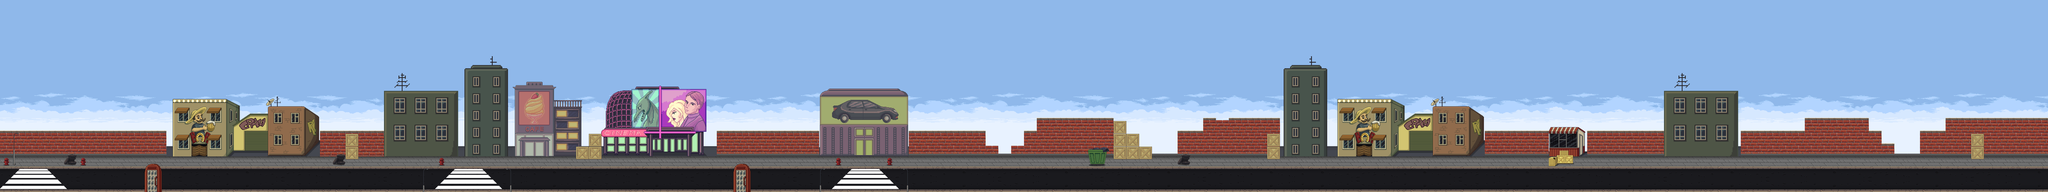

This is a level from a 2D game, rendered from its Tiled map with the project's own tilesets. A one-line summary and the map file follow, with tile-layer data summarised:
An orthogonal 160x15 tile map with 64x64 px tiles, 9 tile layers (FundoMuro, CalcadaRua, Rua, Calcada, ...), 20 tilesets, 2 image layers and 207 objects.

<map version="1.2" tiledversion="1.2.5" orientation="orthogonal" renderorder="left-down" width="160" height="15" tilewidth="64" tileheight="64" infinite="0" nextlayerid="109" nextobjectid="604">
 <tileset firstgid="1" name="cidades" tilewidth="64" tileheight="64" tilecount="8" columns="0">
  <grid orientation="orthogonal" width="1" height="1" />
  <tile id="21">
   <image width="64" height="64" source="Cidade/calcada.png" />
  </tile>
  <tile id="22">
   <image width="64" height="64" source="Cidade/hidrante.png" />
  </tile>
  <tile id="23">
   <image width="64" height="64" source="Cidade/pneus.png" />
  </tile>
  <tile id="24">
   <image width="64" height="64" source="Cidade/19.png" />
  </tile>
  <tile id="25">
   <image width="64" height="64" source="Cidade/muro.png" />
  </tile>
  <tile id="26">
   <image width="64" height="64" source="Cidade/calcada1.png" />
  </tile>
  <tile id="27">
   <image width="64" height="64" source="Cidade/calcada2.png" />
  </tile>
  <tile id="28">
   <image width="64" height="64" source="Cidade/caixote.png" />
  </tile>
 </tileset>
 <tileset firstgid="30" name="cafe" tilewidth="64" tileheight="64" tilecount="20" columns="5">
  <image source="Tilesets/cafe.png" width="320" height="274" />
 </tileset>
 <tileset firstgid="50" name="ruas" tilewidth="64" tileheight="64" tilecount="16" columns="8">
  <image source="Tilesets/ruas.png" width="521" height="128" />
 </tileset>
 <tileset firstgid="66" name="lixeira" tilewidth="64" tileheight="64" tilecount="4" columns="2">
  <image source="Tilesets/lixeira.png" width="128" height="128" />
 </tileset>
 <tileset firstgid="70" name="lixeira2" tilewidth="64" tileheight="64" tilecount="4" columns="2">
  <image source="Tilesets/lixeira2.png" width="128" height="128" />
 </tileset>
 <tileset firstgid="74" name="lixeira3" tilewidth="64" tileheight="64" tilecount="4" columns="2">
  <image source="Tilesets/lixeira3.png" width="128" height="128" />
 </tileset>
 <tileset firstgid="78" name="caixas1" tilewidth="64" tileheight="64" tilecount="4" columns="2">
  <image source="Tilesets/caixas1.png" width="128" height="128" />
 </tileset>
 <tileset firstgid="82" name="caixas2" tilewidth="64" tileheight="64" tilecount="4" columns="2">
  <image source="Tilesets/caixas2.png" width="128" height="128" />
 </tileset>
 <tileset firstgid="86" name="lojas" tilewidth="64" tileheight="64" tilecount="60" columns="12">
  <image source="Tilesets/lojas.png" width="816" height="320" />
 </tileset>
 <tileset firstgid="146" name="predio2" tilewidth="64" tileheight="64" tilecount="32" columns="4">
  <image source="Tilesets/predio2.png" width="256" height="512" />
 </tileset>
 <tileset firstgid="178" name="predio1" tilewidth="64" tileheight="64" tilecount="42" columns="6">
  <image source="Tilesets/predio1.png" width="384" height="448" />
 </tileset>
 <tileset firstgid="220" name="telefone" tilewidth="64" tileheight="64" tilecount="6" columns="2">
  <image source="Tilesets/telefone.png" width="128" height="192" />
 </tileset>
 <tileset firstgid="226" name="quiosque" tilewidth="64" tileheight="64" tilecount="9" columns="3">
  <image source="Tilesets/quiosque.png" width="192" height="192" />
 </tileset>
 <tileset firstgid="235" name="poste" tilewidth="64" tileheight="64" tilecount="6" columns="2">
  <image source="Tilesets/poste.png" width="128" height="196" />
 </tileset>
 <tileset firstgid="241" name="faixaPedestre" tilewidth="64" tileheight="64" tilecount="6" columns="3">
  <image source="Tilesets/faixaPedestre.png" width="192" height="128" />
 </tileset>
 <tileset firstgid="247" name="faixaPedestre2" tilewidth="64" tileheight="64" tilecount="12" columns="6">
  <image source="Tilesets/faixaPedestre2.png" width="384" height="128" />
 </tileset>
 <tileset firstgid="259" name="cafe2" tilewidth="64" tileheight="64" tilecount="36" columns="6">
  <image source="Tilesets/cafe2.png" width="384" height="384" />
 </tileset>
 <tileset firstgid="295" name="lojaCarros" tilewidth="64" tileheight="64" tilecount="42" columns="7">
  <image source="Tilesets/lojaCarros.png" width="448" height="384" />
 </tileset>
 <tileset firstgid="337" name="bale" tilewidth="64" tileheight="64" tilecount="35" columns="5">
  <image source="Tilesets/bale.png" width="320" height="448" />
 </tileset>
 <tileset firstgid="372" name="cinema" tilewidth="64" tileheight="64" tilecount="70" columns="10">
  <image source="Tilesets/cinema.png" width="640" height="448" />
 </tileset>
 <imagelayer id="36" name="FundoCeu" offsetx="0" offsety="-428">
  <image source="BG/Ocean.png" width="12480" height="1248" />
 </imagelayer>
 <imagelayer id="63" name="Cópia de FundoCeu" offsetx="9597" offsety="-428">
  <image source="BG/Ocean.png" width="12480" height="1248" />
 </imagelayer>
 <layer id="100" name="FundoMuro" width="160" height="15" offsetx="0" offsety="-39">
  <data>[2400 cells, 613 non-empty, 294 distinct tile ids]</data>
 </layer>
 <layer id="101" name="CalcadaRua" width="160" height="15" offsetx="0" offsety="50">
  <data>[2400 cells, 160 non-empty, 1 distinct tile ids]</data>
 </layer>
 <layer id="102" name="Rua" width="160" height="15">
  <data>[2400 cells, 320 non-empty, 16 distinct tile ids]</data>
 </layer>
 <layer id="103" name="Calcada" width="160" height="15">
  <data>[2400 cells, 160 non-empty, 2 distinct tile ids]</data>
 </layer>
 <layer id="104" name="FundoCalcada" width="160" height="15">
  <data>[2400 cells, 0 non-empty, 0 distinct tile ids]</data>
 </layer>
 <layer id="105" name="CalcadaRuaObj" width="160" height="15" offsetx="0" offsety="50">
  <data>[2400 cells, 24 non-empty, 12 distinct tile ids]</data>
 </layer>
 <layer id="106" name="Muro" width="160" height="15" offsetx="0" offsety="-39">
  <data>[2400 cells, 79 non-empty, 1 distinct tile ids]</data>
 </layer>
 <objectgroup id="3" name="Ossos" opacity="0.9">
  <object id="46" x="804" y="740">
   <ellipse />
  </object>
  <object id="47" x="736" y="740">
   <ellipse />
  </object>
  <object id="48" x="670" y="738">
   <ellipse />
  </object>
  <object id="49" x="606" y="734">
   <ellipse />
  </object>
  <object id="51" x="1630" y="754">
   <ellipse />
  </object>
  <object id="52" x="1564" y="748">
   <ellipse />
  </object>
  <object id="53" x="1492" y="746">
   <ellipse />
  </object>
  <object id="54" x="1436" y="746">
   <ellipse />
  </object>
  <object id="55" x="2206" y="732">
   <ellipse />
  </object>
  <object id="56" x="2202" y="662">
   <ellipse />
  </object>
  <object id="57" x="2972" y="608">
   <ellipse />
  </object>
  <object id="59" x="3612" y="600">
   <ellipse />
  </object>
  <object id="60" x="3676" y="606">
   <ellipse />
  </object>
  <object id="61" x="3736" y="610">
   <ellipse />
  </object>
  <object id="62" x="3812" y="610">
   <ellipse />
  </object>
  <object id="63" x="4068" y="610">
   <ellipse />
  </object>
  <object id="64" x="4000" y="610">
   <ellipse />
  </object>
  <object id="65" x="3928" y="612">
   <ellipse />
  </object>
  <object id="67" x="4314" y="794">
   <ellipse />
  </object>
  <object id="70" x="5022" y="740">
   <ellipse />
  </object>
  <object id="76" x="5536" y="536">
   <ellipse />
  </object>
  <object id="82" x="5228" y="544">
   <ellipse />
  </object>
  <object id="83" x="6300" y="692">
   <ellipse />
  </object>
  <object id="84" x="5916" y="688">
   <ellipse />
  </object>
  <object id="85" x="6106" y="696">
   <ellipse />
  </object>
  <object id="117" x="6370" y="626">
   <ellipse />
  </object>
  </objectgroup>
 <objectgroup id="51" name="OssosVeneno">
  <!-- 8 objects omitted --></objectgroup>
 <layer id="107" name="Obstaculos" width="160" height="15" offsetx="0" offsety="-36">
  <data>[2400 cells, 15 non-empty, 1 distinct tile ids]</data>
 </layer>
 <layer id="108" name="FrenteCenario" width="160" height="15">
  <data>[2400 cells, 55 non-empty, 25 distinct tile ids]</data>
 </layer>
</map>
<!-- 181 of 207 objects omitted -->
